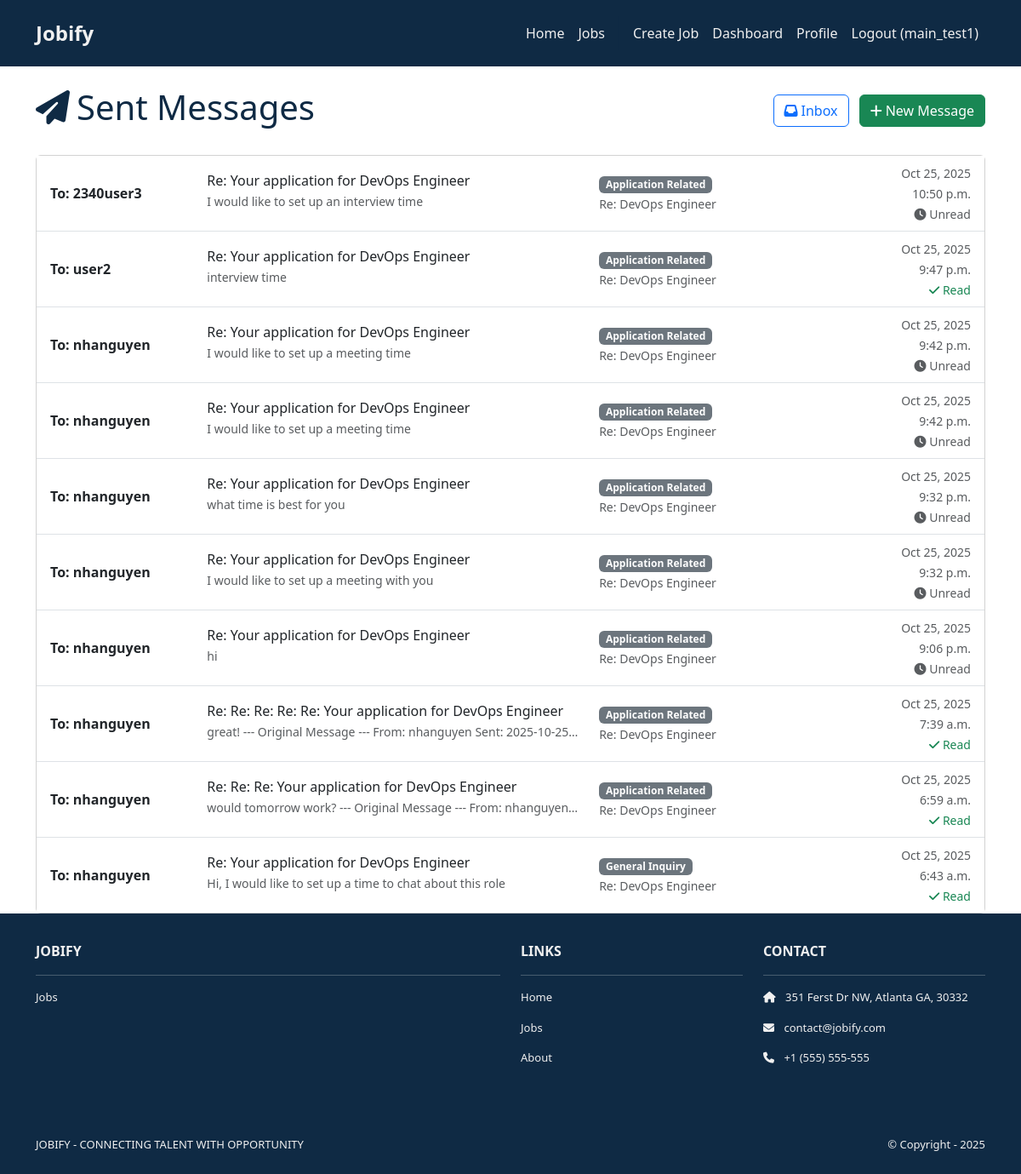
The app's page /jobs/messages/sent/ (signed in), older data.
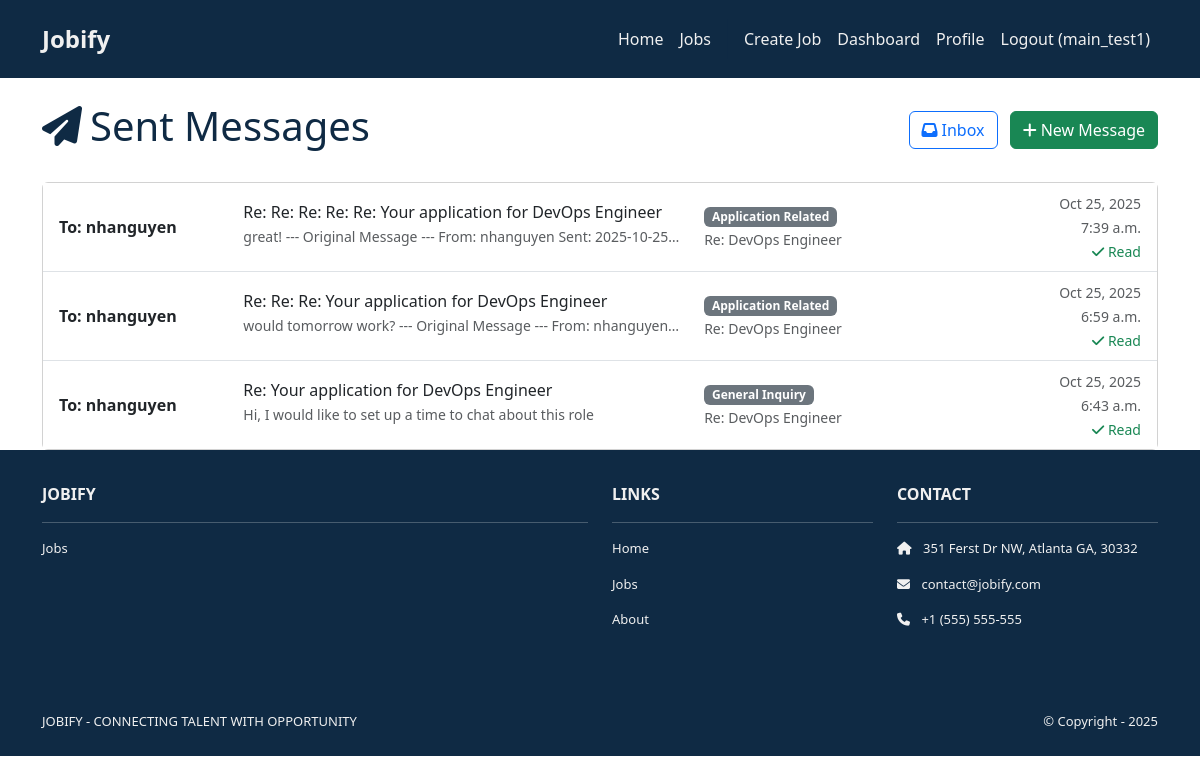
The same page, newer data.
### jobs/models.py (models this page shows, shortened)
class Message(models.Model):
    MESSAGE_TYPES = [
        ('application', 'Application Related'),
        ('interview', 'Interview Invitation'),
        ('offer', 'Job Offer'),
        ('general', 'General Inquiry'),
        ('rejection', 'Rejection'),
    ]
    sender = models.ForeignKey(User, on_delete=models.CASCADE, related_name='sent_messages')
    recipient = models.ForeignKey(User, on_delete=models.CASCADE, related_name='received_messages')
    application = models.ForeignKey(
        Application,
        on_delete=models.CASCADE,
        related_name='messages',
        null=True,
        blank=True
    )
    subject = models.CharField(max_length=200)
    content = models.TextField()
    message_type = models.CharField(max_length=20, choices=MESSAGE_TYPES, default='application')
    is_read = models.BooleanField(default=False)
    sent_at = models.DateTimeField(auto_now_add=True)
    email_sent = models.BooleanField(default=False)
    email_sent_at = models.DateTimeField(null=True, blank=True)
    email_failed = models.BooleanField(default=False)
    email_failure_reason = models.TextField(blank=True)
    class Meta:
        ordering = ['-sent_at']

class Application(models.Model):
    APPLICATION_STATUS_CHOICES = [
        ("applied", "Applied"),
        ("reviewed", "Reviewed"),
        ("interview", "Interview"),
        ("offer", "Offer"),
        ("closed", "Closed"),
    ]
    job = models.ForeignKey(Job, on_delete=models.CASCADE, related_name="applications")
    applicant = models.ForeignKey(
        User, on_delete=models.CASCADE, related_name="job_applications"
    )
    application_note = models.TextField(
        help_text="Why are you interested in this position?"
    )
    applied_at = models.DateTimeField(auto_now_add=True)
    status = models.CharField(
        max_length=20, choices=APPLICATION_STATUS_CHOICES, default="applied"
    )
    resume = models.FileField(upload_to="resumes/", blank=True, null=True)
    class Meta:
        unique_together = ["job", "applicant"]

class Job(models.Model):
    JOB_TYPE_CHOICES = [
        ("full_time", "Full Time"),
        ("part_time", "Part Time"),
        ("contract", "Contract"),
        ("internship", "Internship"),
        ("remote", "Remote"),
    ]
    EXPERIENCE_LEVEL_CHOICES = [
        ("entry", "Entry Level"),
        ("mid", "Mid Level"),
        ("senior", "Senior Level"),
        ("lead", "Lead"),
    ]
    title = models.CharField(max_length=255)
    company = models.CharField(max_length=255)
    location = models.CharField(max_length=255)
    latitude = models.FloatField(null=True, blank=True)
    longitude = models.FloatField(null=True, blank=True)
    description = models.TextField()
    requirements = models.TextField(blank=True)
    salary_range = models.CharField(max_length=100, blank=True)
    job_type = models.CharField(
        max_length=20, choices=JOB_TYPE_CHOICES, default="full_time"
    )
    experience_level = models.CharField(
        max_length=20, choices=EXPERIENCE_LEVEL_CHOICES, default="mid"
    )
    posted_at = models.DateTimeField(auto_now_add=True)
    is_active = models.BooleanField(default=True)
    employer = models.ForeignKey(
        User,
        on_delete=models.CASCADE,
        related_name="posted_jobs",
        null=True,  # Make nullable for existing data
        blank=True
    )
    application_email = models.EmailField(blank=True)

### jobs/views.py (the view)
# urls.py: path('messages/sent/', views.sent_messages, name='sent_messages'),
@login_required
def sent_messages(request):
    sent_messages = Message.objects.filter(sender=request.user).order_by('-sent_at')
    context = {
        'sent_messages': sent_messages
    }
    return render(request, 'jobs/sent_messages.html', context)

### jobs/templates/jobs/sent_messages.html
{% extends 'base.html' %}
{% load static %}
{% block content %}
<div class="container mt-4">
    <div class="row">
        <div class="col-12">
            <div class="d-flex justify-content-between align-items-center mb-4">
                <h1 class="navy-text">
                    <i class="fas fa-paper-plane me-2"></i>Sent Messages
                </h1>
                <div>
                    <a href="{% url 'inbox' %}" class="btn btn-outline-primary me-2">
                        <i class="fas fa-inbox me-1"></i>Inbox
                    </a>
                    <a href="{% url 'send_message' %}" class="btn btn-success">
                        <i class="fas fa-plus me-1"></i>New Message
                    </a>
                </div>
            </div>
            {% if sent_messages %}
            <div class="card">
                <div class="card-body p-0">
                    <div class="list-group list-group-flush">
                        {% for message in sent_messages %}
                        <a href="{% url 'message_detail' message.id %}" class="list-group-item list-group-item-action">
                            <div class="row align-items-center">
                                <div class="col-md-2">
                                    <strong>To: {{ message.recipient.get_full_name|default:message.recipient.username }}</strong>
                                </div>
                                <div class="col-md-5">
                                    <h6 class="mb-1">{{ message.subject }}</h6>
                                    <p class="mb-1 text-muted small text-truncate">{{ message.content }}</p>
                                </div>
                                <div class="col-md-2">
                                    <span class="badge bg-secondary">{{ message.get_message_type_display }}</span>
                                    {% if message.application %}
                                    <br><small class="text-muted">Re: {{ message.application.job.title }}</small>
                                    {% endif %}
                                </div>
                                <div class="col-md-3 text-end">
                                    <small class="text-muted">{{ message.sent_at|date:"M d, Y" }}</small>
                                    <br><small class="text-muted">{{ message.sent_at|time }}</small>
                                    {% if message.is_read %}
                                    <br><small class="text-success"><i class="fas fa-check"></i> Read</small>
                                    {% else %}
                                    <br><small class="text-muted"><i class="fas fa-clock"></i> Unread</small>
                                    {% endif %}
                                </div>
                            </div>
                        </a>
                        {% endfor %}
                    </div>
                </div>
            </div>
            {% else %}
            <div class="alert alert-info text-center">
                <i class="fas fa-paper-plane fa-2x mb-3"></i>
                <h4>No sent messages</h4>
                <p class="mb-0">You haven't sent any messages yet.</p>
            </div>
            {% endif %}
        </div>
    </div>
</div>
{% endblock %}

### templates/base.html (shortened to what this page needs)
<!DOCTYPE html>
<html>
  {% load static %}
  <head>
    <link href="https://cdn.jsdelivr.net/npm/bootstrap@5.3.3/dist/css/bootstrap.min.css" rel="stylesheet">
    <link rel="stylesheet" href="https://cdnjs.cloudflare.com/ajax/libs/font-awesome/6.1.1/css/all.min.css">
    <link rel="stylesheet" type="text/css" href="{% static 'css/style.css' %}">
  </head>
  <body>
    <nav class="p-3 navbar navbar-dark navy-header navbar-expand-lg">
      <div class="container">
        <a class="navbar-brand" href="{% url 'home.index' %}">
          <span class="eggshell-text fw-bold fs-4">Jobify</span>
        </a>
        <div class="collapse navbar-collapse" id="navbarNavAltMarkup">
          <div class="navbar-nav ms-auto navbar-ml">
            <a class="nav-link navy-text" href="{% url 'home.index' %}">Home</a>
            <a class="nav-link navy-text" href="{% url 'job_list' %}">Jobs</a>
            {% if user.is_authenticated %}
              {% if user.profile.user_type == 'recruiter' %}
                <a class="nav-link navy-text" href="{% url 'create_job' %}">Create Job</a>
                <a class="nav-link navy-text" href="{% url 'recruiter_dashboard' %}">Dashboard</a>
                <a class="nav-link navy-text" href="{% url 'accounts.profile' %}">Profile</a>
              {% else %}
                <a class="nav-link navy-text" href="{% url 'user_dashboard' %}">Dashboard</a>
                <a class="nav-link navy-text" href="{% url 'accounts.profile' %}">Profile</a>
              {% endif %}
              <a class="nav-link navy-text" href="{% url 'accounts.logout' %}">Logout ({{user.username }})</a>
            {% else %}
            <a class="nav-link navy-text" href="{% url 'accounts.signup' %}">Sign Up</a>
            <a class="nav-link navy-text" href="{% url 'accounts.login' %}">Login</a>
            {% endif %}
          </div>
        </div>
      </div>
    </nav>
    <div>
      {% block content %}
      {% endblock content %}
    </div>
    <section class="p-3 ms-footer d-none d-md-block">
      <div class="container">
        <div class="row mt-3 eggshell-text">
          <div class="col-md-6 col-lg-6 col-xl-6 mx-auto mb-4">
            <b>JOBIFY</b>
            <hr />
            <p><a class="nav-link" href="{% url 'job_list' %}">Jobs</a></p>
          </div>
          <div class="col-md-3 col-lg-3 col-xl-3 mx-auto mb-4">
            <b>LINKS</b>
            <hr />
            <p><a class="nav-link" href="{% url 'home.index' %}">Home</a></p>
            <p><a class="nav-link" href="#">Jobs</a></p>
            <p><a class="nav-link" href="#">About</a></p>
          </div>
          <div class="col-md-3 col-lg-3 col-xl-3 mx-auto mb-4">
            <b>CONTACT</b>
            <hr />
            <p><i class="fas fa-home me-2"></i> 351 Ferst Dr NW, Atlanta GA, 30332</p>
            <p><i class="fas fa-envelope me-2"></i> contact@jobify.com</p>
            <p><i class="fas fa-phone me-2"></i> +1 (555) 555-555</p>
          </div>
        </div>
      </div>
    </section>
    <section class="p-3 ms-footer-bottom bg-dark">
      <div class="container d-flex justify-content-between">
        <div class="me-5 eggshell-text">
          <span>JOBIFY - CONNECTING TALENT WITH OPPORTUNITY</span>
        </div>
        <div class="eggshell-text">
          <span>© Copyright - 2025</span>
        </div>
      </div>
    </section>
  </body>
</html>

### jobsite/static/css/style.css (style rules this page uses)
html .eggshell-text, html .eggshell-text *, html .eggshell-text h1, html .eggshell-text h2, html .eggshell-text h3, html .eggshell-text h4, html .eggshell-text h5, html .eggshell-text h6, html .eggshell-text p, html .eggshell-text span, html .eggshell-text a, html .eggshell-text div { color: #F0F0F0 !important; }
.navbar a.nav-link { color: #F0F0F0 !important; }
.bg-dark { background-color: #0f2a44 !important; }
.ms-footer { background-color: #0f2a44; }
.ms-footer p { color: #F0F0F0; font-size: 13px; }
.ms-footer-bottom span { font-size: 13px; line-height: 38px; }
.navy-header { background-color: #0f2a44 !important; }
.navy-text { color: #0f2a44 !important; }
.eggshell-text, .eggshell-text *, .eggshell-text a, .eggshell-text span, .eggshell-text h1, .eggshell-text h2, .eggshell-text h3, .eggshell-text h4, .eggshell-text h5, .eggshell-text h6, .eggshell-text p, .eggshell-text div, .eggshell-text b, .eggshell-text strong, .eggshell-text i, .eggshell-text em { color: #F0F0F0 !important; }

### templates/base.html (style rules this page uses)
.eggshell-text, .eggshell-text * { color: #F0F0F0 !important; }
.navy-text, .navy-text * { color: #0f2a44 !important; }
.navbar-brand .eggshell-text { color: #F0F0F0 !important; }

Row changes from the older to the newer data that the page shows:
removed Message: recipient.get_full_name "2340user3", subject "Re: Your application for DevOps Engineer", content "I would like to set up an interview time", message_type "Application Related", application.job "DevOps Engineer", sent_at "Oct 25, 2025", sent_at "10:50 p.m.", is_read False (drawn)
removed Message: recipient.get_full_name "user2", subject "Re: Your application for DevOps Engineer", content "interview time", message_type "Application Related", application.job "DevOps Engineer", sent_at "Oct 25, 2025", sent_at "9:47 p.m.", is_read True (drawn)
removed Message: recipient.get_full_name "nhanguyen", subject "Re: Your application for DevOps Engineer", content "I would like to set up a meeting time", message_type "Application Related", application.job "DevOps Engineer", sent_at "Oct 25, 2025", sent_at "9:42 p.m.", is_read False (drawn)
removed Message: recipient.get_full_name "nhanguyen", subject "Re: Your application for DevOps Engineer", content "I would like to set up a meeting time", message_type "Application Related", application.job "DevOps Engineer", sent_at "Oct 25, 2025", sent_at "9:42 p.m.", is_read False (drawn)
removed Message: recipient.get_full_name "nhanguyen", subject "Re: Your application for DevOps Engineer", content "what time is best for you", message_type "Application Related", application.job "DevOps Engineer", sent_at "Oct 25, 2025", sent_at "9:32 p.m.", is_read False (drawn)
removed Message: recipient.get_full_name "nhanguyen", subject "Re: Your application for DevOps Engineer", content "I would like to set up a meeting with you", message_type "Application Related", application.job "DevOps Engineer", sent_at "Oct 25, 2025", sent_at "9:32 p.m.", is_read False (drawn)
removed Message: recipient.get_full_name "nhanguyen", subject "Re: Your application for DevOps Engineer", content "hi", message_type "Application Related", application.job "DevOps Engineer", sent_at "Oct 25, 2025", sent_at "9:06 p.m.", is_read False (drawn)
